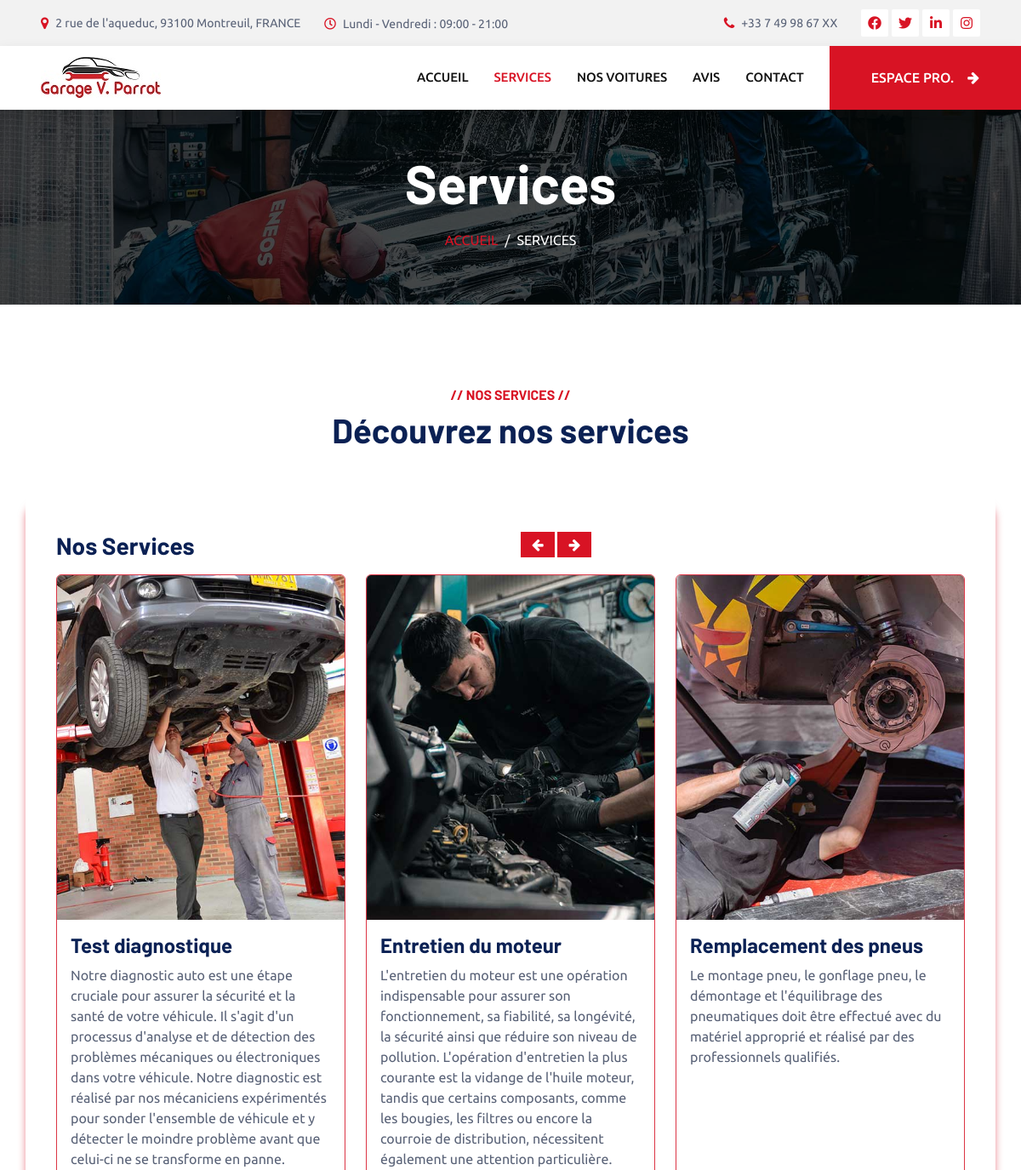
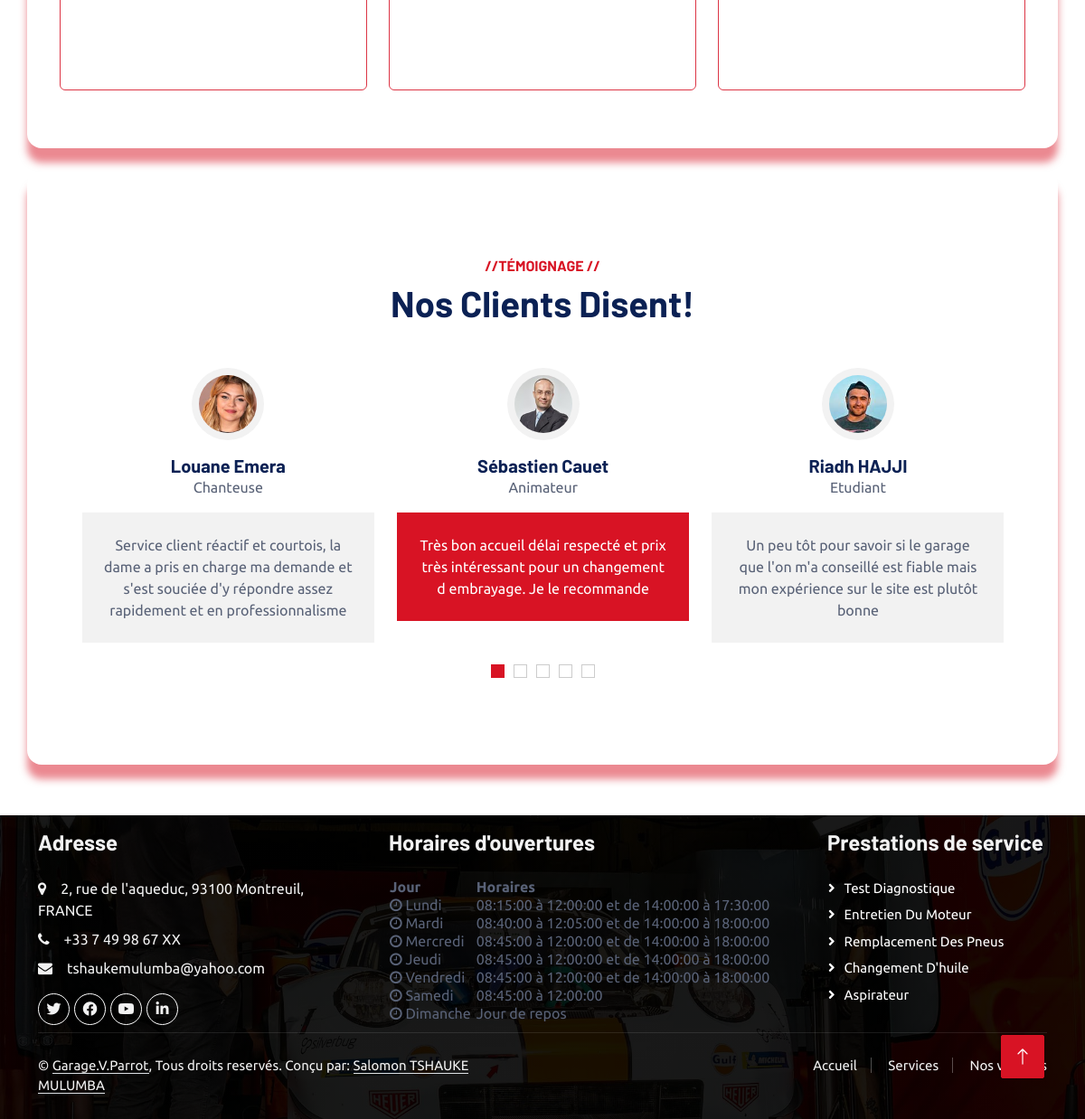
Page /pages/service.php on the committed database (2 pictures, top to bottom).
### tables this page shows
CREATE TABLE services (
  id_service int NOT NULL AUTO_INCREMENT,
  nom_service varchar(100) NOT NULL,
  description_service text,
  image_service varchar(100) DEFAULT NULL,
  PRIMARY KEY (id_service));

CREATE TABLE avis (
  id_avis int NOT NULL AUTO_INCREMENT,
  nom_avis varchar(100) NOT NULL,
  email_avis varchar(100) DEFAULT NULL,
  profession_avis varchar(45) DEFAULT NULL,
  message_avis text,
  note_avis int DEFAULT NULL,
  image_avis varchar(100) DEFAULT NULL,
  date_avis datetime DEFAULT NULL,
  valider_avis tinyint DEFAULT NULL,
  PRIMARY KEY (id_avis));

CREATE TABLE horairesgarage (
  horaire_id int NOT NULL AUTO_INCREMENT,
  jour_id int DEFAULT NULL,
  premiere_seance_ouverture time NOT NULL,
  premiere_seance_fermeture time NOT NULL,
  deuxieme_seance_ouverture time NOT NULL,
  deuxieme_seance_fermeture time NOT NULL,
  PRIMARY KEY (horaire_id),
  KEY jour_id (jour_id));

CREATE TABLE jourssemaine (
  jour_id int NOT NULL AUTO_INCREMENT,
  nom_jour varchar(20) NOT NULL,
  date_ferie date DEFAULT NULL,
  PRIMARY KEY (jour_id));

### pages/charger_service.php (called while the page is built, shortened)
<?php
require_once '../connexion/connexion.php';
	$statement=$pdo->prepare("select * from services");
	$statement->execute();
	$row = $statement->fetchAll(PDO::FETCH_ASSOC);
?>

### pages/service.php (the view, shortened to what this page needs)
<link href="https://stackpath.bootstrapcdn.com/bootstrap/5.0.0-alpha1/css/bootstrap.min.css" rel="stylesheet">
<?php
require_once '../pages-parametres/header.php';
?>
<div class="container-fluid page-header mb-5 p-0" style="background-image: url(img/carousel-bg-2.jpg);">
    <div class="container-fluid page-header-inner py-5">
        <div class="container text-center">
            <h1 class="display-3 text-white mb-3 animated slideInDown">Services</h1>
            <nav aria-label="breadcrumb">
                <ol class="breadcrumb justify-content-center text-uppercase">
                    <li class="breadcrumb-item"><a href="../index.php">Accueil</a></li>
                    <li class="breadcrumb-item text-white active" aria-current="page">Services</li>
                </ol>
            </nav>
        </div>
    </div>
</div>
<div class="container-xxl service py-5">
    <div class="container">
        <div class="text-center wow fadeInUp" data-wow-delay="0.1s">
            <h6 class="text-primary text-uppercase">// Nos Services //</h6>
            <h1 class="mb-5">Découvrez nos services</h1>
        </div>
        <div class="row g-4 wow fadeInUp ml-5" data-wow-delay="0.3s" style="justify-content: center;">
            <?php
            require_once 'charger_service.php';
            ?>
            <section class="pt-5 pb-5" style="border-radius: 1rem;box-shadow: 0px 1rem 0.5rem rgba(216, 19, 36, 0.5);">
                <div class="container">
                    <div class="row">
                        <div class="col-6">
                            <h3 class="mb-3">Nos Services </h3>
                        </div>
                        <div class="col-6 text-right">
                            <a class="btn btn-primary mb-3 mr-1" href="#nos_services" role="button" data-slide="prev">
                                <i class="fa fa-arrow-left"></i>
                            </a>
                            <a class="btn btn-primary mb-3 " href="#nos_services" role="button" data-slide="next">
                                <i class="fa fa-arrow-right"></i>
                            </a>
                        </div>
                        <div class="col-12">
                            <div id="nos_services" class="carousel slide" data-ride="carousel">
                                <div class="carousel-inner">
                                    <?php
                                    $rowCount = 0;
                                    foreach ($row as $service) {
                                        if ($rowCount % 3 == 0) {
                                            $activeClass = ($rowCount == 0) ? 'active' : '';
                                            echo '<div class="carousel-item ' . $activeClass . '"><div class="row">';
                                        }
                                    ?>
                                        <div class="col-md-4 mb-3">
                                            <div class="card border-danger" style="max-height: 800px;min-height: 800px; overflow: hidden;border-radius:6px;">
                                                <img class="img-fluid" alt="100%x280" src="../img/<?php echo $service['image_service']; ?>">
                                                <div class="card-body">
                                                    <h4 class="card-title"><?php echo $service['nom_service']; ?></h4>
                                                    <p class="card-text" style="overflow: hidden; text-overflow: ellipsis;"><?php echo $service['description_service']; ?></p>
                                                </div>
                                            </div>
                                        </div>
                                    <?php
                                        if ($rowCount % 3 == 2 || $rowCount == count($row) - 1) {
                                            echo '</div></div>';
                                        }
                                        $rowCount++;
                                    }
                                    ?>
                                </div>
                            </div>
                        </div>
                    </div>
            </section>
            <section class="pt-5 pb-5" style="border-radius: 1rem;box-shadow: 0px 1rem 0.5rem rgba(216, 19, 36, 0.5);">
                <div class="container-xxl py-5 wow fadeInUp" data-wow-delay="0.1s">
                    <div class="container">
                        <div class="text-center">
                            <h6 class="text-primary text-uppercase">//TÉMOIGNAGE //</h6>
                            <h1 class="mb-5">Nos Clients Disent!</h1>
                        </div>
                        <div class="owl-carousel testimonial-carousel position-relative">
                            <?php
                            $statement_avis = $pdo->prepare("select * from avis where valider_avis=1");
                            $statement_avis->execute();
                            $row_avis = $statement_avis->fetchAll(PDO::FETCH_ASSOC);
                            foreach ($row_avis as $avis) {
                            ?>
                                <div class="testimonial-item text-center">
                                    <img class="bg-light rounded-circle p-2 mx-auto mb-3" src="../img/<?php echo $avis['image_avis']; ?>" style="width: 80px; height: 80px;">
                                    <h5 class="mb-0"><?php echo $avis['nom_avis']; ?></h5>
                                    <p><?php echo $avis['profession_avis']; ?></p>
                                    <div class="testimonial-text bg-light text-center p-4">
                                        <p class="mb-0"><?php echo $avis['message_avis']; ?></p>
                                    </div>
                                </div>
                            <?php
                            }
                            ?>
                        </div>
                    </div>
                </div>
        </div>
    </div>
</div>
<?php
require_once '../pages-parametres/footer.php';
?>

### pages-parametres/footer.php (shortened to what this page needs)
<?php
require_once '../connexion/connexion.php';
?>
<div class="container-fluid bg-dark text-light footer pt-2 mt-2 wow fadeIn" data-wow-delay="0.1s">
  <div class="container py-2">
    <div class="row g-5">
      <div class="col-lg-4 col-md-6">
        <h4 class="text-light mb-4">Adresse</h4>
        <p class="mb-2"><i class="fa fa-map-marker me-3"></i>2, rue de l'aqueduc, 93100 Montreuil, FRANCE</p>
        <p class="mb-2"><i class="fa fa-phone me-3"></i>+33 7 49 98 67 XX</p>
        <p class="mb-2"><i class="fa fa-envelope me-3"></i>tshaukemulumba@yahoo.com</p>
        <div class="d-flex pt-2">
          <a class="btn btn-outline-light btn-social" href=""><i class="fab fa-twitter"></i></a>
          <a class="btn btn-outline-light btn-social" href=""><i class="fab fa-facebook-f"></i></a>
          <a class="btn btn-outline-light btn-social" href=""><i class="fab fa-youtube"></i></a>
          <a class="btn btn-outline-light btn-social" href=""><i class="fab fa-linkedin-in"></i></a>
        </div>
      </div>
      <div class="col-lg-5 col-md-6">
        <h4 class="text-light mb-4">Horaires d'ouvertures
        </h4>
        <?php
        $sql_horaires = "SELECT * FROM horairesgarage INNER JOIN jourssemaine ON horairesgarage.jour_id = jourssemaine.jour_id";
        $result_horaires = $pdo->prepare($sql_horaires);
        $result_horaires->execute();
        $rowCount = $result_horaires->rowCount();
        if ($rowCount > 0) {
          echo '<table width="100%">
                <thead>
                    <tr>
                        <th>Jour</th>
                        <th>Horaires</th>
                    </tr>
                </thead>
                <tbody>';
          while ($row = $result_horaires->fetch(PDO::FETCH_ASSOC)) {
            echo '<tr style="height: 1em;">
        <td style="padding: -2px;"><i class="fa fa-clock"></i>'."  " . $row["nom_jour"] . '</td>
        <td style="padding: -2px;">' . formatHoraires($row) . '</td>
              </tr>';
          }
          echo '</tbody>
          </table>';
        } else {
          echo "Aucun résultat trouvé";
        }
        function formatHoraires($row)
        {
          $morning_open = $row["premiere_seance_ouverture"];
          $morning_close = $row["premiere_seance_fermeture"];
          $afternoon_open = $row["deuxieme_seance_ouverture"];
          $afternoon_close = $row["deuxieme_seance_fermeture"];
          $formatted_horaires = '';
          if ($row["nom_jour"] == "Dimanche") {
            $formatted_horaires = 'Jour de repos';
          } else {
            $formatted_horaires .= $morning_open . ' à ' . $morning_close;
            if ($row["nom_jour"] == "Samedi") {
            } else {
              $formatted_horaires .= ' et de ' . $afternoon_open . ' à ' . $afternoon_close;
            }
          }
          return $formatted_horaires;
        }
        ?>
      </div>
      <div class="col-lg-3 col-md-6">
        <h4 class="text-light mb-4">Prestations de service</h4>
        <a class="btn btn-link" href="">Test diagnostique </a>
        <a class="btn btn-link" href="">Entretien du moteur </a>
        <a class="btn btn-link" href="">Remplacement des pneus</a>
        <a class="btn btn-link" href="">Changement d'huile</a>
        <a class="btn btn-link" href="">Aspirateur</a>
      </div>
    </div>
  </div>
  <div class="container">
    <div class="copyright">
      <div class="row">
        <div class="col-md-6 text-center text-md-start mb-3 mb-md-0">
          &copy; <a class="border-bottom" href="#">Garage.V.Parrot</a>, Tous droits reservés.
          Conçu par:  <a class="border-bottom" href="">Salomon TSHAUKE MULUMBA</a>
        </div>
        <div class="col-md-6 text-center text-md-end">
          <div class="footer-menu">
            <a href="../index.php">Accueil</a>
            <a href="../pages/service.php">Services</a>
            <a href="../pages/voitures.php">Nos voitures</a>
          </div>
        </div>
      </div>
    </div>
  </div>
</div>
<a href="#" class="btn btn-lg btn-primary btn-lg-square back-to-top"><i class="bi bi-arrow-up"></i></a>
</body>
</html>

### rows in the picture
services: image_service (picture), nom_service "Test diagnostique", description_service "Notre diagnostic auto est une étape cruciale pour assurer la sécurité et la santé de votre véhicule. Il s'agit d'un processus d'analyse et de détection des problèmes mécaniques ou électroniques dans votre véhicule. Notre diagnostic est réalisé par nos mécaniciens expérimentés pour sonder l'ensemble de véhicule et y détecter le moindre problème avant que celui-ci ne se transforme en panne."
services: image_service (picture), nom_service "Entretien du moteur", description_service "L'entretien du moteur est une opération indispensable pour assurer son fonctionnement, sa fiabilité, sa longévité, la sécurité ainsi que réduire son niveau de pollution. L'opération d'entretien la plus courante est la vidange de l'huile moteur, tandis que certains composants, comme les bougies, les filtres ou encore la courroie de distribution, nécessitent également une attention particulière."
services: image_service (picture), nom_service "Remplacement des pneus", description_service "Le montage pneu, le gonflage pneu, le démontage et l'équilibrage des pneumatiques doit être effectué avec du matériel approprié et réalisé par des professionnels qualifiés."
avis: image_avis (picture), nom_avis "Sébastien Cauet", profession_avis "Animateur", message_avis "Très bon accueil délai respecté et prix très intéressant pour un changement d embrayage. Je le recommande"
avis: image_avis (picture), nom_avis "Riadh HAJJI", profession_avis "Etudiant", message_avis "Un peu tôt pour savoir si le garage que l'on m'a conseillé est fiable mais mon expérience sur le site est plutôt bonne"
avis: image_avis (picture), nom_avis "Louane Emera", profession_avis "Chanteuse", message_avis "Service client réactif et courtois, la dame a pris en charge ma demande et s'est souciée d'y répondre assez rapidement et en professionnalisme"
horairesgarage: jour.nom_jour "Lundi", formatHoraires($row) "08:15:00 à 12:00:00 et de 14:00:00 à 17:30:00"
horairesgarage: jour.nom_jour "Mardi", formatHoraires($row) "08:40:00 à 12:05:00 et de 14:00:00 à 18:00:00"
horairesgarage: jour.nom_jour "Mercredi", formatHoraires($row) "08:45:00 à 12:00:00 et de 14:00:00 à 18:00:00"
horairesgarage: jour.nom_jour "Jeudi", formatHoraires($row) "08:45:00 à 12:00:00 et de 14:00:00 à 18:00:00"
horairesgarage: jour.nom_jour "Vendredi", formatHoraires($row) "08:45:00 à 12:00:00 et de 14:00:00 à 18:00:00"
horairesgarage: jour.nom_jour "Samedi", formatHoraires($row) "08:45:00 à 12:00:00"
horairesgarage: jour.nom_jour "Dimanche", jour.nom_jour "Jour de repos"
